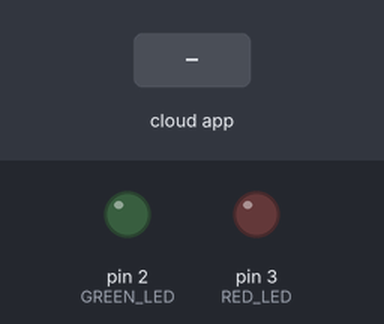
A sketch run on a simulated Arduino Uno, built with avr-gcc and run on an emulated ATmega328P. Parts: output pins drawn as LEDs (lit = HIGH). The test bench sets the inputs (shaded band). The ROS host is connected and sends only what is stated.

Above: at 1.2 s.
1.3 s: the phone or cloud app sets led_status to 0
At 1.7 s:
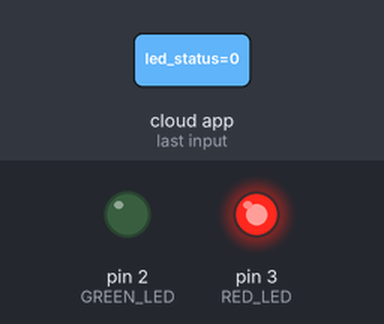
Timing chart, 0 to 4.3 s (numbered marks = the images above; inputs shaded):
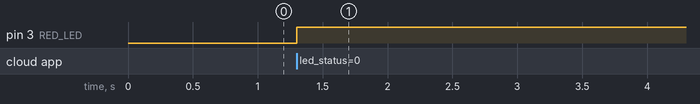

The sketch:

Blink.ino
```cpp
#include <ros.h>
#include <std_msgs/Int32.h>

// Pin untuk LED hijau dan merah
int GREEN_LED = 2;
int RED_LED = 3;

// Inisialisasi ROS NodeHandle
ros::NodeHandle nh;

void massageCb(const std_msgs::Int32 &msg)
{
  if (msg.data == 1)
  {
    digitalWrite(GREEN_LED, HIGH);
    digitalWrite(RED_LED, LOW);
  }
  else if (msg.data == 0)
  {
    digitalWrite(GREEN_LED, LOW);
    digitalWrite(RED_LED, HIGH);
  }
}

// Subscriber untuk topik "led_status"
ros::Subscriber<std_msgs::Int32> sub("led_status", massageCb);

void setup()
{
  pinMode(GREEN_LED, OUTPUT);
  pinMode(RED_LED, OUTPUT);

  digitalWrite(GREEN_LED, LOW);
  digitalWrite(RED_LED, LOW);

  nh.initNode();
  nh.subscribe(sub);
  nh.getHardware()->setBaud(57600);

}

void loop()
{
  nh.spinOnce();
  delay(1);
}
```

Measured:
- after the input at 1.3 s, pin 3 (RED_LED): LOW → HIGH at once
